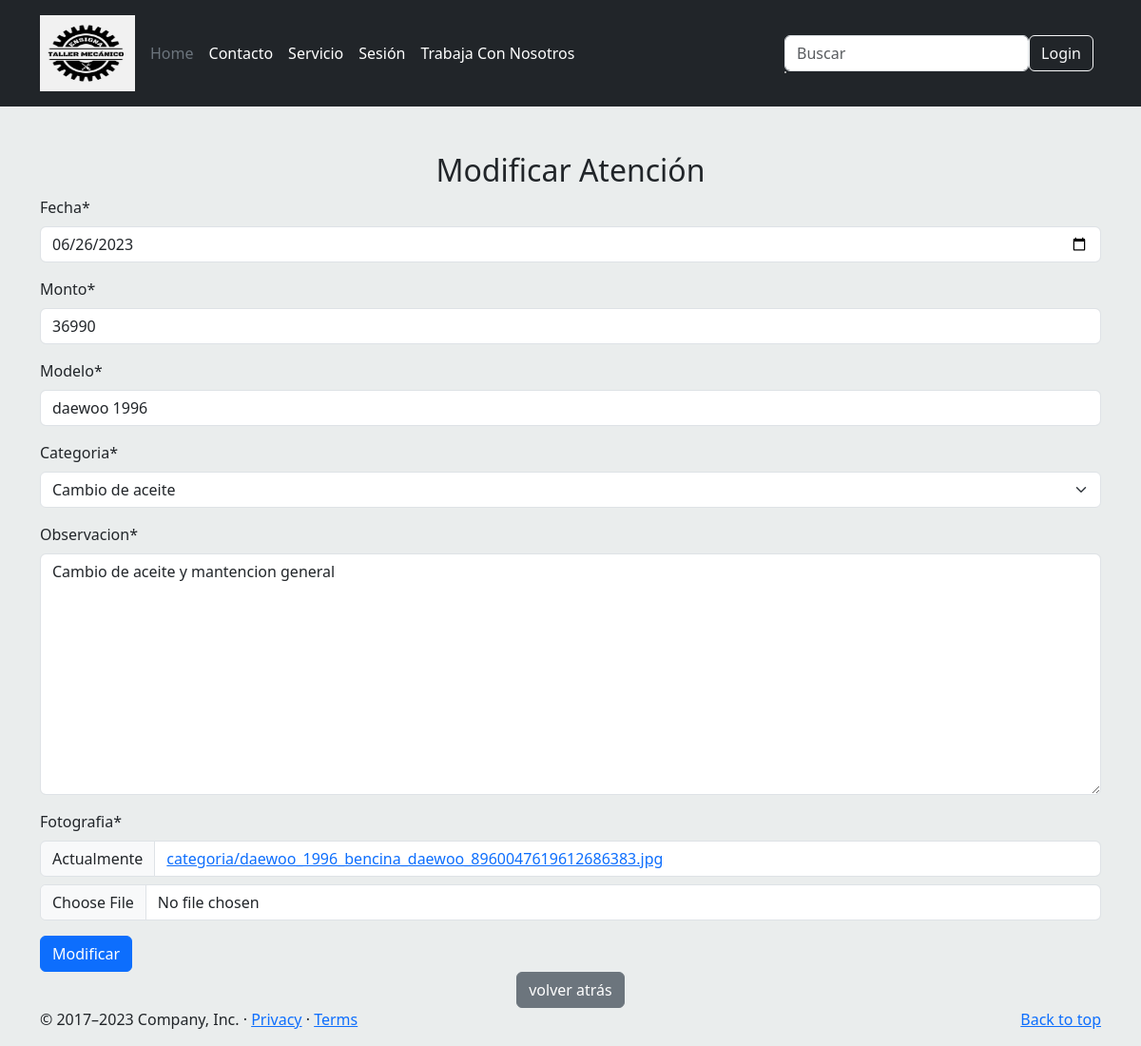
/modificarAtencion/17/, run on the app's committed database.
### appweb/models.py (models this page shows, shortened)
class Atencion(models.Model):
    id_atencion = models.AutoField(primary_key=True)
    fecha = models.DateField()
    monto = models.IntegerField()
    Modelo = models.CharField(max_length=100)
    categoria = models.ForeignKey(Categoria, on_delete=models.CASCADE)
    observacion = models.TextField()
    motivoRechazo = models.TextField(null=True,blank=True)
    Estado = models.CharField(max_length=50, default='Pendiente')
    usuario = models.ForeignKey(User, on_delete=models.CASCADE, blank=True, null=True)
    fotografia = models.ImageField(null=True, upload_to='categoria')

### appweb/views.py (the view, shortened to what this page needs)
# urls.py: path('modificarAtencion/<id_atencion>/',modificar_atencion,name="modificar_atencion"),
def modificar_atencion(request,id_atencion):
    atencion = get_object_or_404(Atencion, id_atencion=id_atencion)
    atencion.Estado='Rechazada'
    data = {
        "form": AtencionForm(instance=atencion)
    }
    return render(request, "modificarAtencion.html",data)

### appweb/forms.py
class AtencionForm(forms.ModelForm):
    class Meta:
        model = Atencion
        fields = "__all__"
        widgets = {
            'motivoRechazo': forms.HiddenInput(),
            'Estado': forms.HiddenInput(),
            "fecha": forms.DateTimeInput(attrs={'type':'date'}, format=('%Y-%m-%d')),
            'usuario': forms.HiddenInput(),
        }

### appweb/models.py (called while the page is built)
    def __str__(self):
        return self.nombre_categoria

### appweb/templates/modificarAtencion.html (shortened to what this page needs)
{% extends 'base.html' %}
{% load crispy_forms_tags %}
{% block contenido %}
<div class="container mt-5">
  <div class="text-center">
    <h2 class="mt-4">Modificar Atención</h2>
  </div>
  <form id="formAtencion" method="post" action="" enctype="multipart/form-data">
    {{ form | crispy }}
    <button type="submit" class="btn btn-primary">Modificar</button>
    <center><input type="button" class="btn btn-secondary btn" onclick="history.back()"
      name="volver atrás" value="volver atrás"></center>
</form>
</div>
{% endblock %}

### data on the page
Atencion: fecha "06/26/2023", monto "36990", Modelo "daewoo 1996", categoria "Cambio de aceite", observacion "Cambio de aceite y mantencion general"
